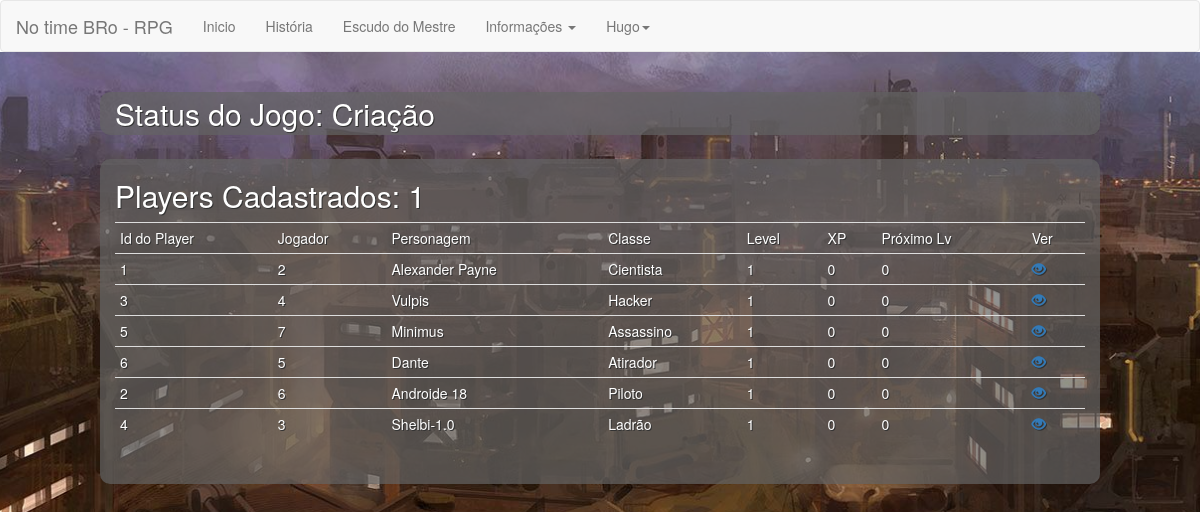
Screenshot of /?url=Todos-Os-Personagens (signed in) with the database file from the repository.
### tables this page shows
CREATE TABLE tb_players(
    id_player int primary key auto_increment,
    nome_player int,
    personagem_player varchar(255),
    raca_player int,
    classe_player int,
    xp_player int,
    lv_player int,
    atk_player int,
    hab_player int,
    atr1_titulo varchar(255),
    atr1_v int,
    atr2_titulo varchar(255),
    atr2_v int,
    atr3_titulo varchar(255),
    atr3_v int,
    atr4_titulo varchar(255),
    atr4_v int,
    hab1_titulo varchar(255),
    hab1_v int,
    hab2_titulo varchar(255),
    hab2_v int,
    hab3_titulo varchar(255),
    hab3_v int,
    hab4_titulo varchar(255),
    hab4_v int,
    hab5_titulo varchar(255),
    hab5_v int,
    arma1_player int,
    arma2_player int,
    arma3_player int,
    arma4_player int,
    arma5_player int,
    def1_player int,
    def2_player int,
    def3_player int,
    habilidade1 int,
    habilidade2 int,
    habilidade3 int,
    habilidade4 int,
    habilidade5 int,
    habilidade6 int,
    habilidade7 int,
    habilidade8 int,
    habilidade9 int,
    FOREIGN KEY (nome_player) REFERENCES tb_usuarios(id_usuario),
    FOREIGN KEY (raca_player) REFERENCES tb_racas(id_raca),
    FOREIGN KEY (classe_player) REFERENCES tb_classes(id_classe),
    FOREIGN KEY (arma1_player) REFERENCES tb_item_armas(id_item_arma),
    FOREIGN KEY (arma2_player) REFERENCES tb_item_armas(id_item_arma),
    FOREIGN KEY (arma3_player) REFERENCES tb_item_armas(id_item_arma),
    FOREIGN KEY (arma4_player) REFERENCES tb_item_armas(id_item_arma),
    FOREIGN KEY (arma5_player) REFERENCES tb_item_armas(id_item_arma),
    FOREIGN KEY (def1_player) REFERENCES tb_item_def(id_item_def),
    FOREIGN KEY (def2_player) REFERENCES tb_item_def(id_item_def),
    FOREIGN KEY (def3_player) REFERENCES tb_item_def(id_item_def),
    FOREIGN KEY (habilidade1) REFERENCES tb_lista_habilidades(id_habilidade),
    FOREIGN KEY (habilidade2) REFERENCES tb_lista_habilidades(id_habilidade),
    FOREIGN KEY (habilidade3) REFERENCES tb_lista_habilidades(id_habilidade),
    FOREIGN KEY (habilidade4) REFERENCES tb_lista_habilidades(id_habilidade),
    FOREIGN KEY (habilidade5) REFERENCES tb_lista_habilidades(id_habilidade),
    FOREIGN KEY (habilidade6) REFERENCES tb_lista_habilidades(id_habilidade),
    FOREIGN KEY (habilidade7) REFERENCES tb_lista_habilidades(id_habilidade),
    FOREIGN KEY (habilidade8) REFERENCES tb_lista_habilidades(id_habilidade),
    FOREIGN KEY (habilidade9) REFERENCES tb_lista_habilidades(id_habilidade)
);

create table tb_classes (
    id_classe int primary key auto_increment,
    nome_classe varchar(255),
    atr1 varchar(255),
    atr2 varchar(255),
    atr3 varchar(255),
    atr4 varchar(255),
    hab_c1 varchar(255),
    hab_c2 varchar(255),
    hab_c3 varchar(255),
    hab_c4 varchar(255),
    hab_c5 varchar(255)
);

CREATE TABLE tb_levels(
    id_level int not null primary key auto_increment,
    lv_pontos_atk int,
    lv_pontos_xp int
);

### configurations/functions.php (called while the page is built, shortened)
<?php
function lmWord($string, $words = '35') {
    $string = strip_tags($string);
    $count = strlen($string);
    if ($count <= $words) {
        return $string;
    } else {
        $strpos = strrpos(substr($string, 0, $words), ' ');
        return substr($string, 0, $strpos);
    }
}

### pages/Todos-Os-Personagens.php (the view, shortened to what this page needs)
<?php
if($_SESSION['Login']['nivel_usuario'] == 1){
    $QueryBuscarPlayers = "
    SELECT
        p.*,
        r.nome_raca,
        c.nome_classe,
        xp.lv_pontos_xp
    FROM tb_players p
    INNER JOIN tb_racas r
        ON p.raca_player = r.id_raca
    INNER JOIN tb_classes c
        ON p.classe_player = c.id_classe
    INNER JOIN tb_levels xp
        ON p.lv_player = xp.id_level
    ";
}
if($ExeQrBuscarPlayers = mysqli_query($connection, $QueryBuscarPlayers)){
    if($LinQrBuscarPlayers = mysqli_num_rows($ExeQrBuscarPlayers) > 0){
    ?>
    <h2>Players Cadastrados: <?php echo $LinQrBuscarPlayers?></h2>
    <table class="table table-condensed table-hover table-responsive">
        <tr>
            <td>Id do Player</td>
            <td>Jogador</td>
            <td>Personagem</td>
            <td>Classe</td>
            <td>Level</td>
            <td>XP</td>
            <td>Próximo Lv</td>
            <td>Ver</td>
        </tr>
        <?php
        while($Players = mysqli_fetch_assoc($ExeQrBuscarPlayers)){
            ?>
        <tr>
            <td><?php echo $Players['id_player']?></td>
            <td>
            <?php
                echo $Players['nome_player']
            ?>
            </td>
            <td><?php echo $Players['personagem_player']?></td>
            <td><?php echo $Players['nome_classe']?></td>
            <td><?php echo $Players['lv_player']?></td>
            <td><?php echo $Players['xp_player']?></td>
            <td><?php echo $Players['lv_pontos_xp']?></td>
            <td>
                <a href="?url=MostrarPlayer&Player=<?php echo $Players['id_player']?>">
                    <i class="glyphicon glyphicon-eye-open"></i>
                </a>
            </td>
        </tr>
        <?php
        }
        ?>
    </table>
    <?php
    }
}else{
    echo "Você ainda não tem personagens";
}

### index.php (shortened to what this page needs)
<!DOCTYPE html>
<html>
<head>
    <?php include_once 'parts/head.php'; ?>
</head>
<body>
    <div class="section">
        <?php include 'parts/Menu.php';?>
    </div>
    <h2 id="Background" class="section col-md-10 col-md-push-1">Status do Jogo: Criação</h2>
    <div id="Background" class="section col-md-10 col-md-push-1">
        <?php
            if(isset($_GET['url'])){
                $Url = $_GET['url'];
                switch($Url){
                    case $Url: include "pages/" . $Url . ".php";break;
                }
            }else{
                include 'pages/Home.php';
            }
        ?>
    </div>
</body>
</html>

### parts/head.php (shortened to what this page needs)
<link href="css/bootstrap.min.css" rel="stylesheet">
<link rel="stylesheet" href="css/Estilo-Personalizado.css">

### parts/Menu.php (shortened to what this page needs)
<nav class="navbar navbar-default">
    <div class="container-fluid">
        <div class="navbar-header">
            <a class="navbar-brand" href="?url=Home">No time BRo - RPG</a>
        </div>
        <div id="navbar" class="navbar-collapse collapse" aria-expanded="false" style="height: 1px">
            <ul class="nav navbar-nav">
                <li <?php if(isset($_GET['url']) and $_GET['url'] == 'Home'){ echo 'class="active"';}?>><a href="?url=Home">Inicio</a></li>
                <li <?php if(isset($_GET['url']) and $_GET['url'] == 'Historia'){ echo 'class="active"';}?>><a href="?url=Historia">História</a></li>
                <?php
                if(isset($_SESSION['Login'])){
                    ?>
                <li <?php if(isset($_GET['url']) and $_GET['url'] == 'Escudo-Do-Mestre'){ echo 'class="active"';}?>><a href="?url=Escudo-Do-Mestre">Escudo do Mestre</a></li>
                    <?php
                }
                ?>
                <li class="dropdown">
                    <a href="#" class="dropdown-toggle" data-toggle="dropdown" role="button" aria-haspopup="true" aria-expanded="false">
                        Informações <span class="caret"></span>
                    </a>
                </li>
                <li class="dropdown">
                    <?php
                    if(isset($_SESSION['Login'])){
                    ?>
                    <a href="#" class="dropdown-toggle" data-toggle="dropdown" role="button" aria-haspopup="true" aria-expanded="false">
                        <?php echo lmWord($_SESSION['Login']['nome_usuario'], 8) ?><span class="caret"></span>
                    </a>
                    <?php
                    }
                    ?>
                </li>
            </ul>
        </div>
    </div>
</nav>

### css/Estilo-Personalizado.css (style rules this page uses)
html { background: url("../img/fundo.jpg") no-repeat center center fixed; -webkit-background-size: cover; -moz-background-size:cover; -o-background-size:cover; width: 100%; height: 100%; position: absolute; }
#Background, .Background { color: #fff; text-shadow: 1px 1px #333 ; background: rgba(100,100,100,.7) center center fixed; padding-bottom: 25px; margin-bottom: 2%; border-radius: 10px; }
h2#Background { padding-top: 5px; padding-bottom: 5px; }

### rows the page displays
tb_players: id_player "1", nome_player "2", personagem_player "Alexander Payne", classe_player.nome_classe "Cientista", lv_player "1", xp_player "0", tb_levels.lv_pontos_xp "0"
tb_players: id_player "3", nome_player "4", personagem_player "Vulpis", classe_player.nome_classe "Hacker", lv_player "1", xp_player "0", tb_levels.lv_pontos_xp "0"
tb_players: id_player "5", nome_player "7", personagem_player "Minimus", classe_player.nome_classe "Assassino", lv_player "1", xp_player "0", tb_levels.lv_pontos_xp "0"
tb_players: id_player "6", nome_player "5", personagem_player "Dante", classe_player.nome_classe "Atirador", lv_player "1", xp_player "0", tb_levels.lv_pontos_xp "0"
tb_players: id_player "2", nome_player "6", personagem_player "Androide 18", classe_player.nome_classe "Piloto", lv_player "1", xp_player "0", tb_levels.lv_pontos_xp "0"
tb_players: id_player "4", nome_player "3", personagem_player "Shelbi-1.0", classe_player.nome_classe "Ladrão", lv_player "1", xp_player "0", tb_levels.lv_pontos_xp "0"

### other values shown
lmWord($_SESSION['Login']['nome_usuario'], 8) "Hugo"
$LinQrBuscarPlayers "1"
